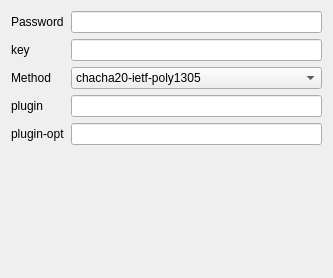
<?xml version="1.0" encoding="UTF-8"?>
<ui version="4.0">
 <class>SSROutboundEditor</class>
 <widget class="QWidget" name="SSROutboundEditor">
  <property name="geometry">
   <rect>
    <x>0</x>
    <y>0</y>
    <width>333</width>
    <height>278</height>
   </rect>
  </property>
  <property name="windowTitle">
   <string>Form</string>
  </property>
  <layout class="QFormLayout" name="formLayout">
   <item row="0" column="0">
    <widget class="QLabel" name="label_2">
     <property name="text">
      <string>Password</string>
     </property>
    </widget>
   </item>
   <item row="0" column="1">
    <widget class="QLineEdit" name="ssPasswordTxt"/>
   </item>
   <item row="2" column="0">
    <widget class="QLabel" name="label">
     <property name="text">
      <string>Method</string>
     </property>
    </widget>
   </item>
   <item row="2" column="1">
    <widget class="QComboBox" name="ssMethodCombo">
     <item>
      <property name="text">
       <string notr="true">chacha20-ietf-poly1305</string>
      </property>
     </item>
     <item>
      <property name="text">
       <string notr="true">rc4-md5</string>
      </property>
     </item>
     <item>
      <property name="text">
       <string>aes-128-gcm</string>
      </property>
     </item>
     <item>
      <property name="text">
       <string>aes-192-gcm</string>
      </property>
     </item>
     <item>
      <property name="text">
       <string>aes-256-gcm</string>
      </property>
     </item>
     <item>
      <property name="text">
       <string notr="true">aes-128-cfb</string>
      </property>
     </item>
     <item>
      <property name="text">
       <string notr="true">aes-192-cfb</string>
      </property>
     </item>
     <item>
      <property name="text">
       <string notr="true">aes-256-cfb</string>
      </property>
     </item>
     <item>
      <property name="text">
       <string notr="true">aes-128-ctr</string>
      </property>
     </item>
     <item>
      <property name="text">
       <string notr="true">aes-192-ctr</string>
      </property>
     </item>
     <item>
      <property name="text">
       <string notr="true">aes-256-ctr</string>
      </property>
     </item>
     <item>
      <property name="text">
       <string notr="true">camellia-128-cfb</string>
      </property>
     </item>
     <item>
      <property name="text">
       <string notr="true">camellia-192-cfb</string>
      </property>
     </item>
     <item>
      <property name="text">
       <string notr="true">camellia-256-cfb</string>
      </property>
     </item>
     <item>
      <property name="text">
       <string notr="true">bf-cfb</string>
      </property>
     </item>
     <item>
      <property name="text">
       <string>xchacha20-ietf-poly1305</string>
      </property>
     </item>
     <item>
      <property name="text">
       <string>salsa20</string>
      </property>
     </item>
     <item>
      <property name="text">
       <string>chacha20</string>
      </property>
     </item>
     <item>
      <property name="text">
       <string>chacha20-ietf</string>
      </property>
     </item>
    </widget>
   </item>
   <item row="3" column="0">
    <widget class="QLabel" name="label_5">
     <property name="text">
      <string>plugin</string>
     </property>
    </widget>
   </item>
   <item row="3" column="1">
    <widget class="QLineEdit" name="ssPluginTxt"/>
   </item>
   <item row="4" column="0">
    <widget class="QLabel" name="label_7">
     <property name="text">
      <string>plugin-opt</string>
     </property>
    </widget>
   </item>
   <item row="4" column="1">
    <widget class="QLineEdit" name="ssPluginOptTxt"/>
   </item>
   <item row="1" column="0">
    <widget class="QLabel" name="label_3">
     <property name="text">
      <string>key</string>
     </property>
    </widget>
   </item>
   <item row="1" column="1">
    <widget class="QLineEdit" name="ssKeyTxt"/>
   </item>
  </layout>
 </widget>
 <resources/>
 <connections/>
</ui>
